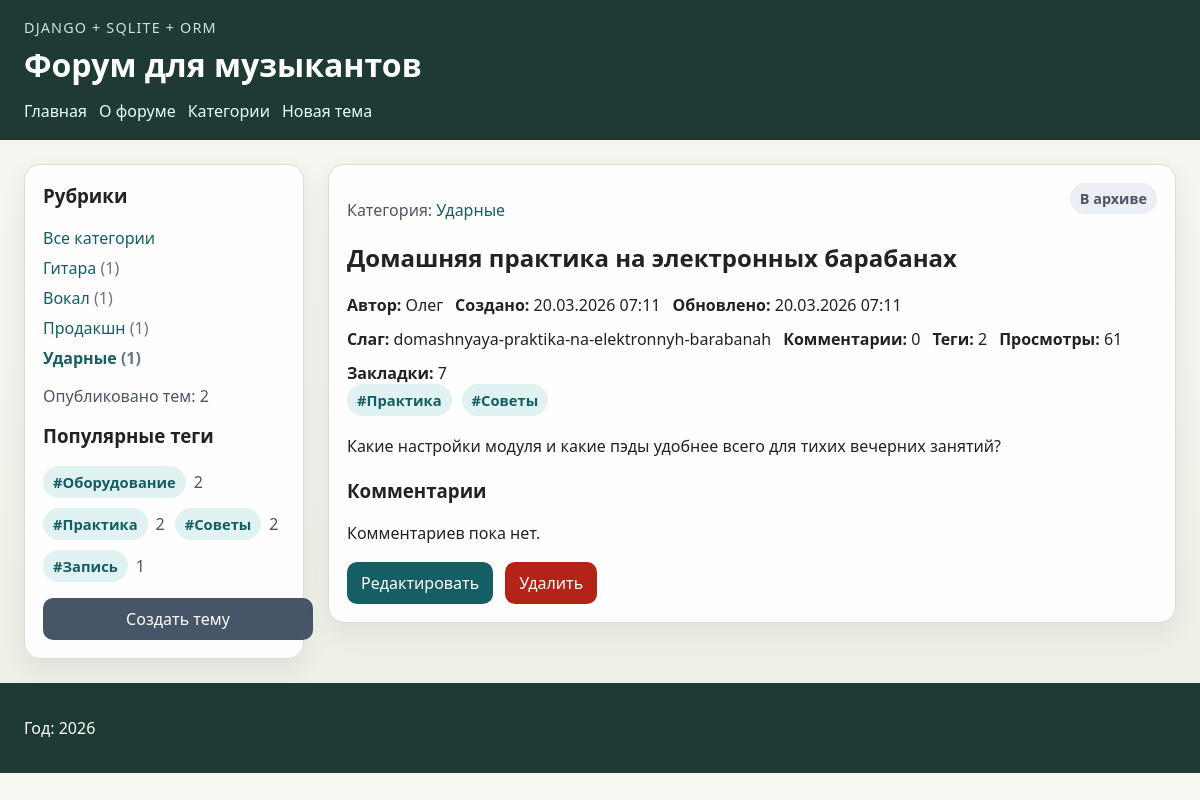
Page /discussions/domashnyaya-praktika-na-elektronnyh-barabanah/ on the earlier database version.
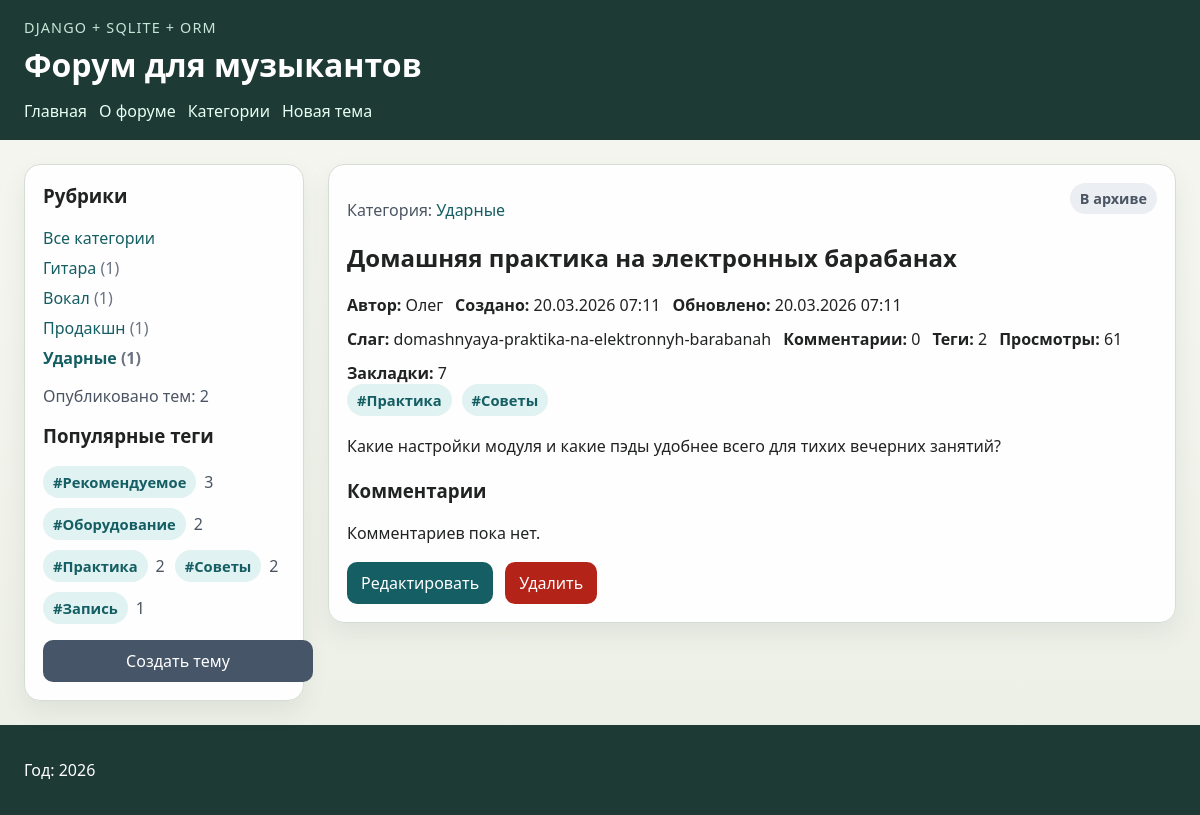
Same page on the later database version.
### musicforum/models.py (models this page shows, shortened)
class Tag(models.Model):
    name = models.CharField("Название тега", max_length=100, unique=True)
    slug = models.SlugField("Слаг", max_length=100, unique=True, allow_unicode=True)
    class Meta:
        ordering = ("name",)
        verbose_name = "тег"
        verbose_name_plural = "теги"

class Discussion(models.Model):
    Category = MusicCategory
    Status = DiscussionStatus
    CATEGORY_DESCRIPTIONS = {
        MusicCategory.GUITAR: "Выбор инструментов, усилителей, педалей и техники игры.",
        MusicCategory.VOCALS: "Постановка голоса, дыхание и сценическая подача.",
        MusicCategory.PRODUCTION: "Запись, сведение, плагины и домашние студии.",
        MusicCategory.DRUMS: "Установки, пэды, ритм и упражнения для барабанщиков.",
    }
    ORDERING_OPTIONS = [
        ("-created_at", "Сначала новые"),
        ("created_at", "Сначала старые"),
        ("title", "Название: А-Я"),
        ("-title", "Название: Я-А"),
        ("author", "Автор: А-Я"),
    ]
    title = models.CharField("Название темы", max_length=255)
    slug = models.SlugField("Слаг", max_length=255, unique=True, blank=True, allow_unicode=True)
    author = models.CharField("Автор", max_length=100)
    category = models.CharField(
        "Категория",
        max_length=20,
        choices=MusicCategory.choices,
        default=MusicCategory.GUITAR,
    )
    status = models.CharField(
        "Статус",
        max_length=20,
        choices=DiscussionStatus.choices,
        default=DiscussionStatus.PUBLISHED,
    )
    content = models.TextField("Содержание")
    created_at = models.DateTimeField("Создано", auto_now_add=True)
    updated_at = models.DateTimeField("Изменено", auto_now=True)
    tags = models.ManyToManyField(Tag, verbose_name="Теги", related_name="discussions", blank=True)
    objects = DiscussionManager()
    class Meta:
        ordering = ("-created_at", "-id")
        verbose_name = "обсуждение"
        verbose_name_plural = "обсуждения"
    @classmethod
    def get_category_catalog(cls):
        totals = cls.objects.category_totals()
        return [
            {
                "slug": value,
                "title": label,
                "description": cls.CATEGORY_DESCRIPTIONS.get(value, ""),
                "count": totals.get(value, 0),
            }
            for value, label in cls.Category.choices
        ]
    @classmethod
    def get_category_data(cls, slug):
        for item in cls.get_category_catalog():
            if item["slug"] == slug:
                return item
        return None
    @classmethod
    def get_status_options(cls):
        return list(cls.Status.choices)
    @classmethod
    def get_ordering_options(cls):
        return cls.ORDERING_OPTIONS

class DiscussionPassport(models.Model):
    discussion = models.OneToOneField(
        Discussion,
        verbose_name="Обсуждение",
        related_name="passport",
        on_delete=models.CASCADE,
    )
    views_count = models.PositiveIntegerField("Количество просмотров", default=0)
    bookmarks_count = models.PositiveIntegerField("Количество закладок", default=0)
    class Meta:
        verbose_name = "паспорт обсуждения"
        verbose_name_plural = "паспорта обсуждений"

### musicforum/views.py (the view)
# urls.py: path("discussions/<str:slug>/", views.discussion, name="discussion"),
def discussion(request, slug):
    discussion_item = _get_discussion_or_404(slug)
    context = {
        **_base_context(current_category=discussion_item.category),
        "title": discussion_item.title,
        "discussion": discussion_item,
        "category": Discussion.get_category_data(discussion_item.category),
    }
    return render(request, "musicforum/discussion.html", context)

### musicforum/data.py (called while the page is built)
def get_menu():
    return MENU

### musicforum/models.py (called while the page is built)
    def with_status(self, status):
        if not status:
            return self
        return self.filter(status=status)

    def published(self):
        return self.with_status(DiscussionStatus.PUBLISHED)

    def category_totals(self):
        return dict(
            self.get_queryset()
            .values("category")
            .annotate(total=Count("id"))
            .values_list("category", "total")
        )

### musicforum/templatetags/musicforum_tags.py (called while the page is built)
@register.simple_tag
def forum_name():
    return "Форум для музыкантов"

@register.simple_tag
def published_discussions_total():
    return Discussion.objects.published().count()

@register.inclusion_tag("musicforum/includes/category_list.html")
def show_categories(selected_slug=""):
    return {
        "categories": Discussion.get_category_catalog(),
        "selected_slug": selected_slug,
    }

@register.inclusion_tag("musicforum/includes/popular_tags.html")
def show_popular_tags(limit=5):
    return {
        "popular_tags": Tag.objects.annotate(total=Count("discussions", distinct=True))
        .filter(total__gt=0)
        .order_by("-total", "name")[:limit]
    }

### musicforum/views.py (called while the page is built)
def _base_context(current_category=""):
    return {
        "menu": get_menu(),
        "current_category": current_category,
        "category_options": Discussion.Category.choices,
        "status_options": Discussion.get_status_options(),
        "ordering_options": Discussion.get_ordering_options(),
        "all_tags": Tag.objects.order_by("name"),
    }

def _get_discussion_queryset():
    return (
        Discussion.objects.select_related("passport")
        .prefetch_related("tags")
        .annotate(
            comment_count=Count("comments", distinct=True),
            tag_count=Count("tags", distinct=True),
        )
    )

def _get_discussion_or_404(slug):
    try:
        return (
            _get_discussion_queryset()
            .prefetch_related(
                Prefetch("comments", queryset=Comment.objects.order_by("created_at", "id"))
            )
            .get(slug=slug)
        )
    except Discussion.DoesNotExist as exc:
        raise Http404("Тема не найдена") from exc

### musicforum/templates/musicforum/discussion.html
{% extends 'musicforum/base.html' %}
{% block content %}
    <article class="detail-card">
        <div class="detail-header">
            <div>
                <p class="detail-meta">
                    Категория:
                    <a href="{% url 'musicforum:category' category.slug %}">{{ category.title }}</a>
                </p>
                <h2>{{ discussion.title }}</h2>
            </div>
            <span class="status-badge status-{{ discussion.status }}">{{ discussion.get_status_display }}</span>
        </div>
        <div class="detail-meta-grid">
            <p><strong>Автор:</strong> {{ discussion.author }}</p>
            <p><strong>Создано:</strong> {{ discussion.created_at|date:"d.m.Y H:i" }}</p>
            <p><strong>Обновлено:</strong> {{ discussion.updated_at|date:"d.m.Y H:i" }}</p>
            <p><strong>Слаг:</strong> {{ discussion.slug }}</p>
            <p><strong>Комментарии:</strong> {{ discussion.comment_count }}</p>
            <p><strong>Теги:</strong> {{ discussion.tag_count }}</p>
            <p><strong>Просмотры:</strong> {{ discussion.passport.views_count }}</p>
            <p><strong>Закладки:</strong> {{ discussion.passport.bookmarks_count }}</p>
        </div>
        {% if discussion.tag_count %}
            <div class="tag-list">
                {% for tag in discussion.tags.all %}
                    <span class="tag-badge">#{{ tag.name }}</span>
                {% endfor %}
            </div>
        {% endif %}
        <div class="article-body">
            {{ discussion.content|linebreaks }}
        </div>
        <section class="comments-section">
            <h3>Комментарии</h3>
            {% if discussion.comment_count %}
                <ul class="comment-list">
                    {% for comment in discussion.comments.all %}
                        <li>
                            <p><strong>{{ comment.author }}</strong> <span class="detail-meta">{{ comment.created_at|date:"d.m.Y H:i" }}</span></p>
                            <p>{{ comment.text }}</p>
                        </li>
                    {% endfor %}
                </ul>
            {% else %}
                <p>Комментариев пока нет.</p>
            {% endif %}
        </section>
        <div class="button-row">
            <a class="button" href="{% url 'musicforum:discussion_update' discussion.slug %}">Редактировать</a>
            <a class="button button-danger" href="{% url 'musicforum:discussion_delete' discussion.slug %}">Удалить</a>
        </div>
    </article>
{% endblock %}

### musicforum/templates/musicforum/base.html (shortened to what this page needs)
{% load static %}
{% load musicforum_tags %}
<!DOCTYPE html>
<html lang="ru">
<head>
    <link rel="stylesheet" href="{% static 'musicforum/css/styles.css' %}">
</head>
<body>
    <header class="site-header">
        <div>
            <p class="site-kicker">Django + SQLite + ORM</p>
            <h1>{% forum_name %}</h1>
        </div>
        <nav>
            <ul class="menu">
                {% for item in menu %}
                    <li><a href="{% url item.url_name %}">{{ item.title }}</a></li>
                {% endfor %}
            </ul>
        </nav>
    </header>
    <div class="layout">
        <aside class="sidebar">
            <h3>Рубрики</h3>
            {% show_categories current_category %}
            <p class="sidebar-summary">Опубликовано тем: {% published_discussions_total %}</p>
            <h3>Популярные теги</h3>
            {% show_popular_tags %}
            <a class="button button-secondary sidebar-button" href="{% url 'musicforum:discussion_create' %}">Создать тему</a>
        </aside>
        <main class="content">
            {% block content %}{% endblock %}
        </main>
    </div>
    <footer class="footer">
        <p>Год: {% now "Y" %}</p>
    </footer>
</body>
</html>

### musicforum/templates/musicforum/includes/category_list.html
<ul class="category-list">
    <li>
        <a href="{% url 'musicforum:categories' %}">Все категории</a>
    </li>
    {% for cat in categories %}
        <li>
            <a href="{% url 'musicforum:category' cat.slug %}"{% if cat.slug == selected_slug %} class="active"{% endif %}>
                {{ cat.title }} <span>({{ cat.count }})</span>
            </a>
        </li>
    {% endfor %}
</ul>

### musicforum/templates/musicforum/includes/popular_tags.html
{% if popular_tags %}
    <ul class="tag-cloud">
        {% for tag in popular_tags %}
            <li>
                <span class="tag-badge">#{{ tag.name }}</span>
                <span class="tag-total">{{ tag.total }}</span>
            </li>
        {% endfor %}
    </ul>
{% else %}
    <p class="sidebar-summary">Теги появятся после заполнения базы.</p>
{% endif %}

### musicforum/static/musicforum/css/styles.css (style rules this page uses)
body { margin: 0; font-family: "Segoe UI", sans-serif; background: linear-gradient(180deg, #f7f7f2 0%, #ecefe6 100%); color: #202321; }
a { color: #155e63; text-decoration: none; }
.site-header, .footer { background: #1e3a34; color: #fff; padding: 18px 24px; }
.site-kicker { margin: 0 0 6px; color: #c8e6d8; font-size: 0.9rem; letter-spacing: 0.08em; text-transform: uppercase; }
.site-header h1 { margin: 0; }
.layout { display: grid; grid-template-columns: 280px 1fr; gap: 24px; padding: 24px; }
.menu, .category-list, .discussion-list, .category-cards { list-style: none; padding: 0; margin: 0; }
.menu { display: flex; flex-wrap: wrap; gap: 12px; margin-top: 14px; }
.menu a { color: #e6fff2; }
.sidebar, .discussion-list li, .category-cards li, .detail-card, .filter-form, .editor-form, .stat-card { background: rgba(255, 255, 255, 0.94); border: 1px solid #d6ddd5; border-radius: 16px; box-shadow: 0 10px 24px rgba(30, 58, 52, 0.08); }
.sidebar { height: fit-content; padding: 18px; }
.sidebar h3 { margin-top: 0; }
.category-list li + li { margin-top: 8px; }
.category-list a.active { font-weight: 700; }
.sidebar-summary { color: #4b5563; margin: 16px 0; }
.category-list span { color: #6b7280; }
.sidebar-button { margin-top: 16px; width: 100%; text-align: center; }
.content { min-width: 0; }
.filter-form, .editor-form, .detail-card { padding: 18px; }
.card-header, .detail-header, .button-row, .detail-meta-grid, .stats-grid { display: flex; flex-wrap: wrap; gap: 12px; }
.card-header, .detail-header { justify-content: space-between; align-items: start; }
.card-meta, .detail-meta { color: #4b5563; }
.detail-meta-grid p { margin: 0; }
.article-body { margin: 18px 0; line-height: 1.6; }
.tag-list, .tag-cloud, .comment-list { list-style: none; padding: 0; margin: 0; }
.tag-list, .tag-selector, .tag-cloud { display: flex; flex-wrap: wrap; gap: 10px; }
.tag-badge { display: inline-flex; align-items: center; padding: 6px 10px; border-radius: 999px; background: #e0f2f1; color: #155e63; font-size: 0.92rem; font-weight: 600; }
.tag-cloud li { display: flex; align-items: center; gap: 8px; }
.tag-total { color: #4b5563; }
.comments-section { margin-bottom: 18px; }
.status-badge { display: inline-flex; align-items: center; padding: 6px 10px; border-radius: 999px; font-size: 0.9rem; font-weight: 700; }
.status-archived { background: #ebeef2; color: #4b5563; }
.button { display: inline-block; padding: 10px 14px; border: none; border-radius: 10px; background: #155e63; color: #fff; font: inherit; cursor: pointer; }
.button-secondary { background: #475569; }
.button-danger { background: #b42318; }

Differences in the rows shown:
added Tag: name "Рекомендуемое", total "3", shown under "Популярные теги"
